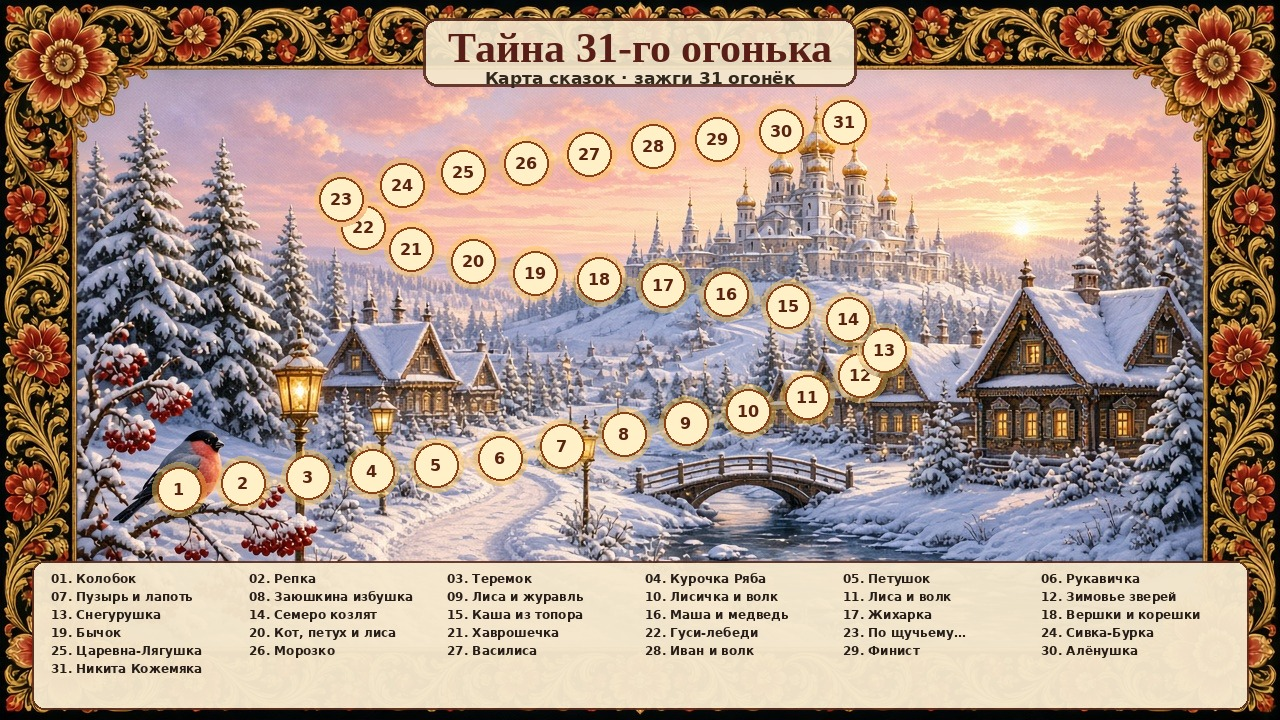
#> input picture advent-tayna-31/cards/map-advent.jpg, 1280 x 720 px; its folder holds 6 pictures in this run
$ python build_print_pdf.py
#> lines starting #> are read from the running program, lines starting #| are printed output that depends on the picture
#!/usr/bin/env python3
"""Build print-ready PDFs for the advent calendar."""

from __future__ import annotations

import shutil
from pathlib import Path

import img2pdf
from PIL import Image

ROOT = Path(__file__).resolve().parent
CARDS = ROOT / "cards"
OUT = ROOT / "print"
OUT.mkdir(exist_ok=True)

# 300 dpi
A5 = (1748, 2480)  # 148×210 mm
A4 = (2480, 3508)  # 210×297 mm
A4_LAND = (3508, 2480)  # 297×210 mm


def fit_on_canvas(
    src: Path,
    size: tuple[int, int],
    bg: tuple[int, int, int] = (255, 255, 255),
    margin_ratio: float = 0.03,
) -> Image.Image:
#> called with size = (3508, 2480), bg = (255, 255, 255), margin_ratio = 0.02
    im = Image.open(src).convert("RGB")
#> im is the input picture: PIL image 1280x720 RGB; mean R, G, B 171.7, 149.5, 136
    W, H = size
    m = int(min(W, H) * margin_ratio)
    box_w, box_h = W - 2 * m, H - 2 * m
    scale = min(box_w / im.width, box_h / im.height)
#> scale = 2.66
    nw, nh = int(im.width * scale), int(im.height * scale)
#> nw = 3410; nh = 1918
    im = im.resize((nw, nh), Image.Resampling.LANCZOS)
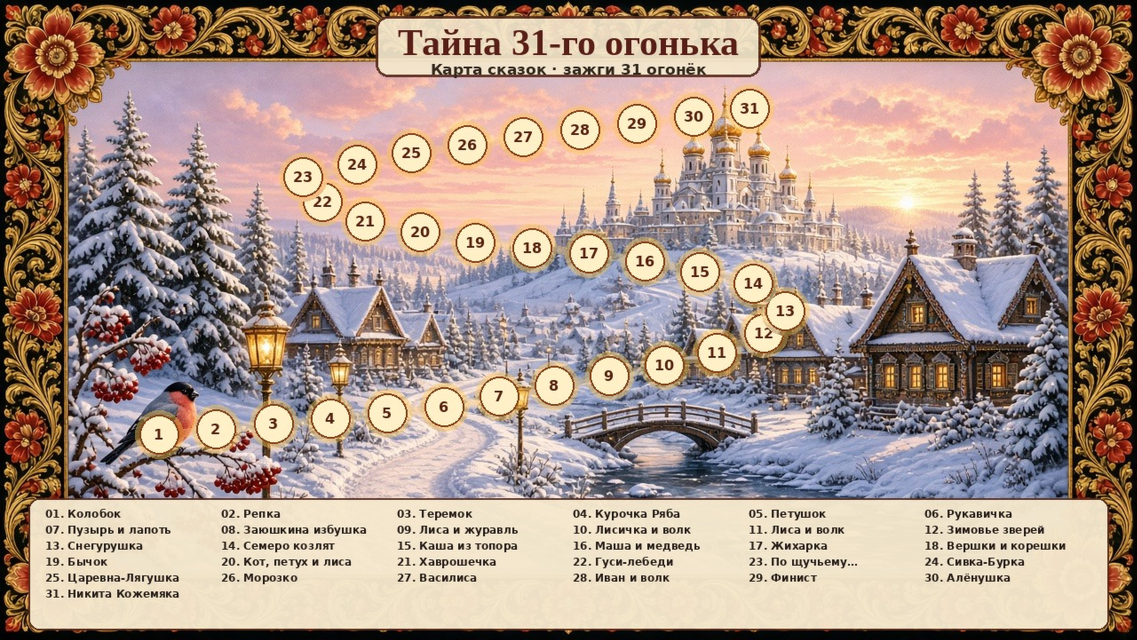
#> im: PIL image 3410x1918 RGB (shown at 1/3 size); mean R, G, B 171.6, 149.5, 136.2
    canvas = Image.new("RGB", size, bg)
#> canvas: PIL image 3508x2480 RGB; every value is 255
    canvas.paste(im, ((W - nw) // 2, (H - nh) // 2))
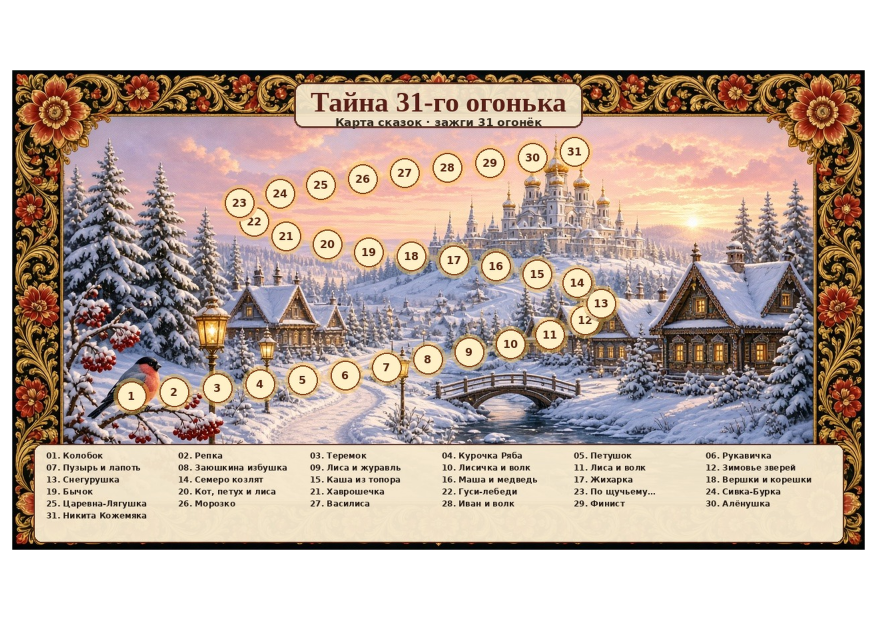
#> canvas: PIL image 3508x2480 RGB (shown at 1/4 size); mean R, G, B 192.3, 175.7, 165.7
    return canvas


def save_temp(im: Image.Image, name: str) -> Path:
    path = OUT / name
    im.save(path, quality=90, optimize=True, dpi=(300, 300))
    return path


def letters() -> list[Path]:
    paths = []
    for n in range(1, 32):
        matches = sorted(CARDS.glob(f"letter-{n:02d}-*.jpg"))
        if not matches:
            raise FileNotFoundError(f"missing letter {n}")
        paths.append(matches[0])
    return paths


def build() -> None:
    temps: list[Path] = []
    try:
        map_src = CARDS / "map-advent.jpg"
        if not map_src.exists():
            map_src = CARDS / "map-gorod-tihih-fonarey.jpg"
        map_page = save_temp(fit_on_canvas(map_src, A4_LAND, margin_ratio=0.02), "_map.jpg")
        temps.append(map_page)

        letter_pages: list[Path] = []
        for i, src in enumerate(letters(), start=1):
            p = save_temp(fit_on_canvas(src, A5, margin_ratio=0.025), f"_letter_{i:02d}.jpg")
            temps.append(p)
            letter_pages.append(p)

        # Combined: map + 31 letters
        combined = ROOT / "tayna-31-ogonyka-print.pdf"
        with open(combined, "wb") as f:
            f.write(img2pdf.convert([str(map_page), *[str(p) for p in letter_pages]], dpi=300))
        shutil.copy(combined, ROOT / "Тайна_31_огонька_печатный.pdf")

        # Letters only A5
        with open(OUT / "letters-a5.pdf", "wb") as f:
            f.write(img2pdf.convert([str(p) for p in letter_pages], dpi=300))

        # Map only
        with open(OUT / "map-a4-landscape.pdf", "wb") as f:
            f.write(img2pdf.convert([str(map_page)], dpi=300))

        # 2-up A4: two letters per portrait page (for home print)
        two_up_pages: list[Path] = []
        srcs = letters()
        for i in range(0, len(srcs), 2):
            page = Image.new("RGB", A4, (255, 255, 255))
            top = fit_on_canvas(srcs[i], (A4[0], A4[1] // 2), margin_ratio=0.04)
            page.paste(top, (0, 0))
            if i + 1 < len(srcs):
                bottom = fit_on_canvas(srcs[i + 1], (A4[0], A4[1] // 2), margin_ratio=0.04)
                page.paste(bottom, (0, A4[1] // 2))
            # cut guide
            from PIL import ImageDraw

            draw = ImageDraw.Draw(page)
            y = A4[1] // 2
            draw.line((40, y, A4[0] - 40, y), fill=(180, 180, 180), width=2)
            p = save_temp(page, f"_two_up_{i // 2 + 1:02d}.jpg")
            temps.append(p)
            two_up_pages.append(p)

        with open(OUT / "letters-a4-2up.pdf", "wb") as f:
            f.write(img2pdf.convert([str(p) for p in two_up_pages], dpi=300))

        print("wrote", combined, f"{combined.stat().st_size / 1e6:.1f} MB")
        print("wrote", OUT / "letters-a5.pdf")
        print("wrote", OUT / "letters-a4-2up.pdf")
        print("wrote", OUT / "map-a4-landscape.pdf")
    finally:
        for p in temps:
            p.unlink(missing_ok=True)
#> this loop made 1 pass


if __name__ == "__main__":
#> (the run stopped early here; a loop or call above may not have finished)
